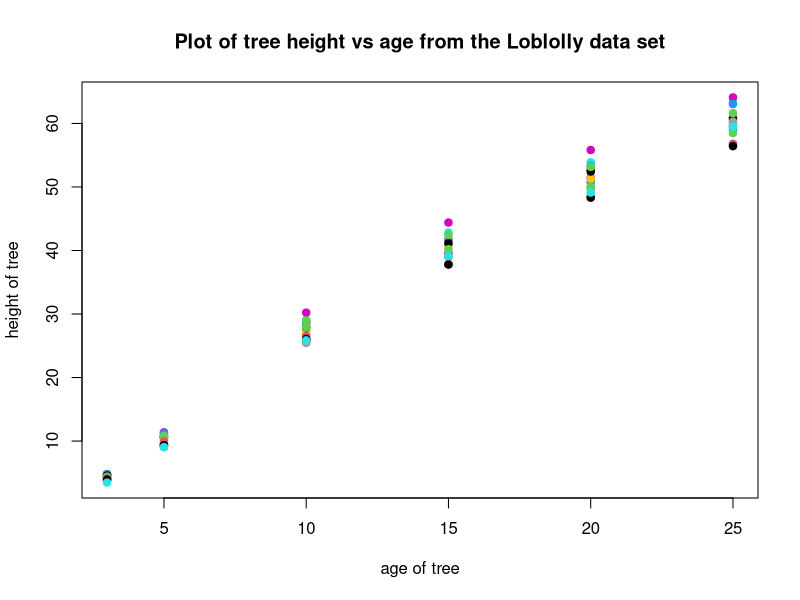

The R source for this figure:
## ---- chunk 1

data("Loblolly")

plot(height~age, data = Loblolly, pch = 19,
     xlab = "age of tree", 
     ylab = "height of tree",
     main = "Plot of tree height vs age from the Loblolly data set",
     type = "p", col= Loblolly$Seed)

